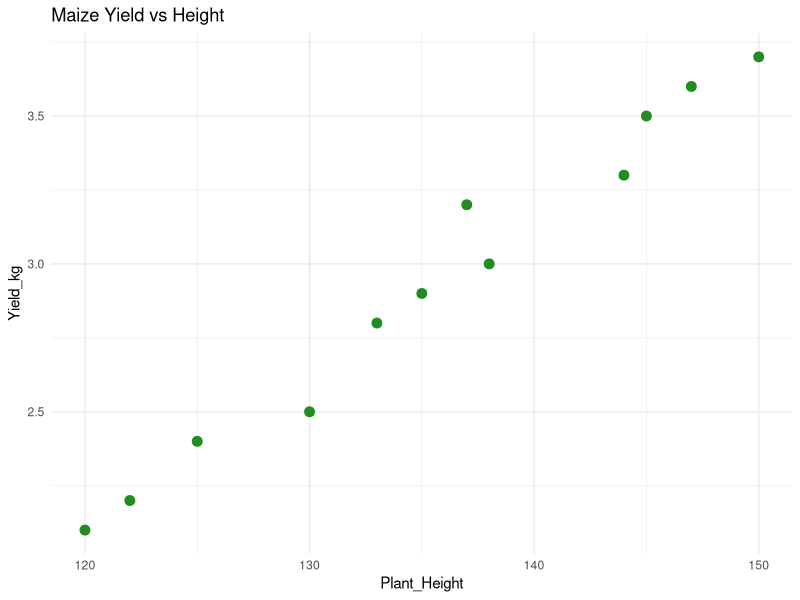
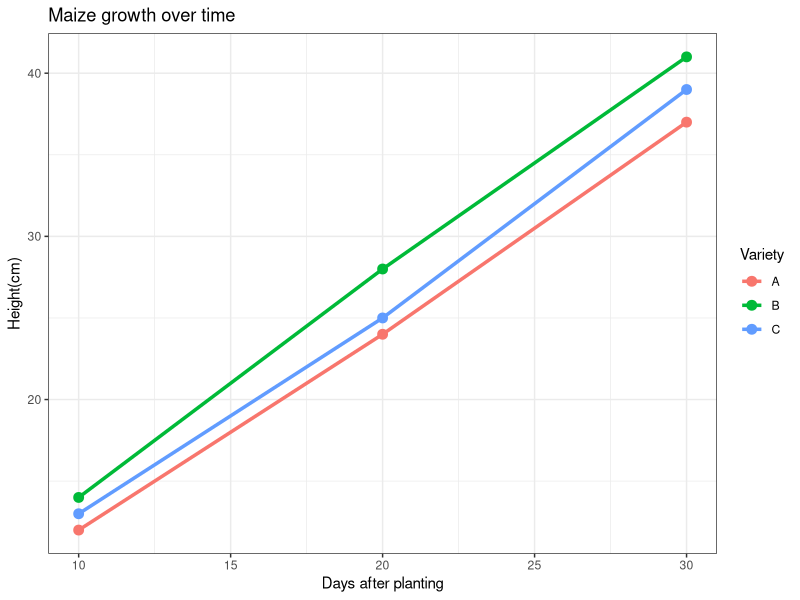
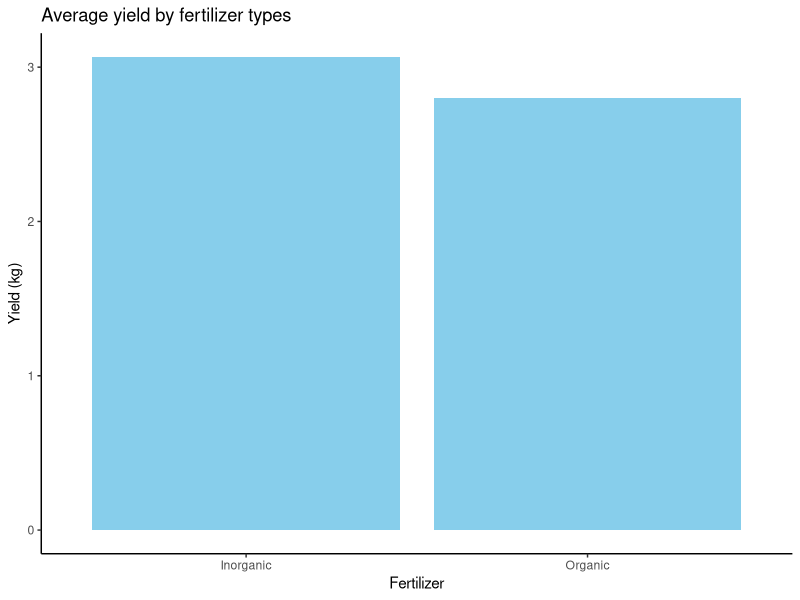
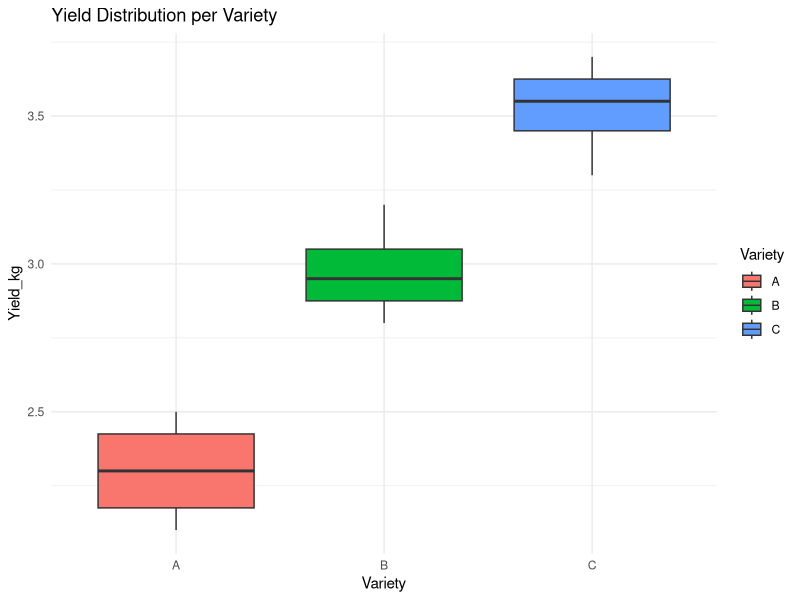
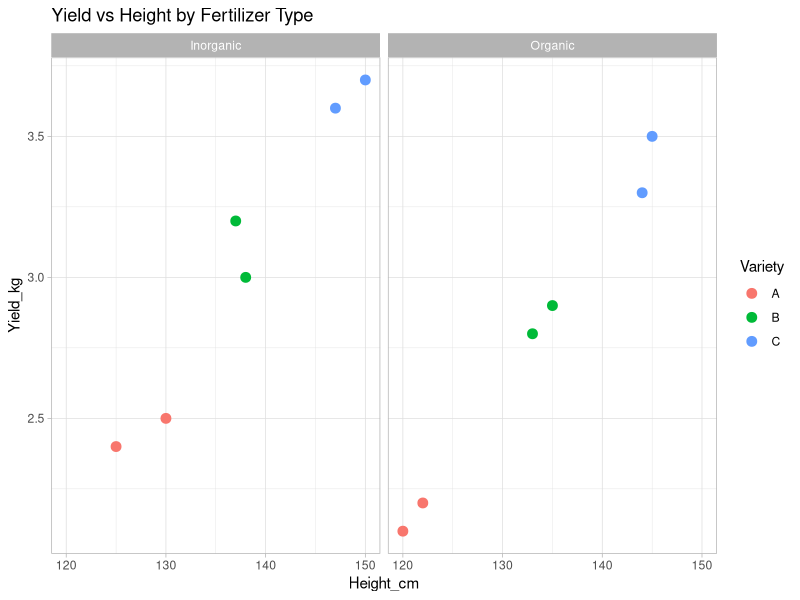
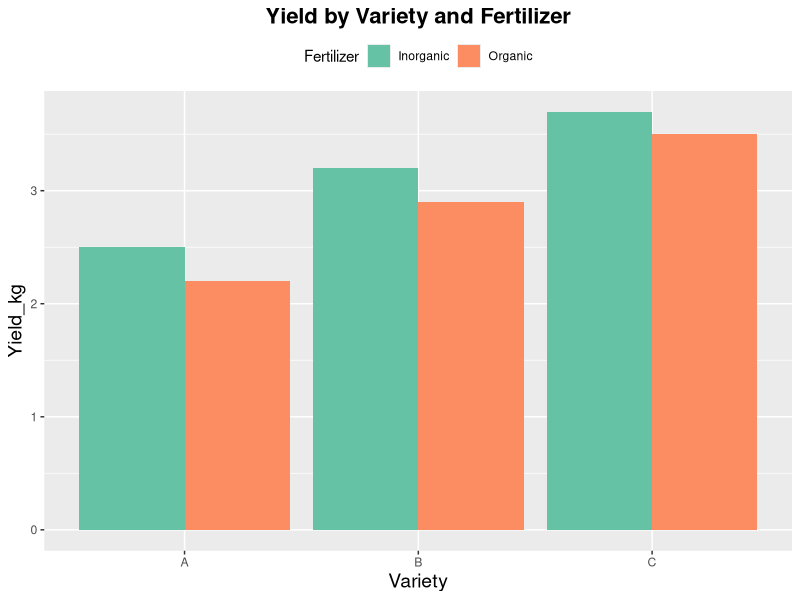

Generate these figures, in order, with R:
### Data visualization in Agriculture with ggplot2 ###
# Need to learn
# Grammar of graphics
# Create visualizations : scatter, bar, boxplots, line, histogram
# Customize plots: titles, schemes, colors, labels
# Facet plots for comparisons (e.g. between treatments/varieties)
# Use plots to visualize agri metrics: growth, yield, pests and rainfall
# Build publication ready plot.spec.coherency(



library(tidyverse)
maize_data <- tibble(
  Plot_ID = 1:12,
  Variety = rep(c('A', 'B', 'C'), each = 4),
  Fertilizer = rep(c('Organic', 'Inorganic'), times = 6),
  Yield_kg = c(2.1, 2.4, 2.2, 2.5, 2.9, 3.0, 2.8, 3.2, 3.5, 3.6, 3.3, 3.7),
  Height_cm = c(120, 125, 122, 130, 135, 138, 133, 137, 145, 147, 144, 150)
)

# scatter plot
ggplot(maize_data, aes(x=Height_cm, y=Yield_kg))+
  geom_point(size = 3, color = 'forestgreen')+
  labs(title = 'Maize Yield vs Height', x = 'Plant_Height', y= 'Yield_kg')+
  theme_minimal()

# Line plot: growth over time
growth_data <- tibble(
  Day = rep(c(10,20,30), times=3),
  Variety = rep(c('A', 'B', 'C'), each = 3),
  Height_cm = c(12, 24, 37, 14, 28, 41, 13, 25, 39)
)

ggplot(growth_data, aes(x = Day, y = Height_cm, color = Variety))+
  geom_line(size = 1.2)+
  geom_point(size = 3)+
  labs(title = 'Maize growth over time', x = 'Days after planting', y = 'Height(cm)')+
  theme_bw()


# Bar plot: Yield by fertilizer type
ggplot(maize_data, aes(x = Fertilizer, y = Yield_kg))+
  geom_bar(stat = 'summary', fun = 'mean', fill = 'skyblue')+
  labs(title = 'Average yield by fertilizer types', y = 'Yield (kg)')+
  theme_classic()


# Boxplot: Distribution of Yield per variety
ggplot(maize_data, aes(x = Variety, y = Yield_kg, fill = Variety))+
  geom_boxplot()+
  labs(title = 'Yield Distribution per Variety')+
  theme_minimal()


# Faceted plot: Yield vs Height by fertilizer
ggplot(maize_data, aes(x = Height_cm, y = Yield_kg))+
  geom_point(aes(color = Variety), size = 3)+
  facet_wrap(~Fertilizer)+
  labs(title = 'Yield vs Height by Fertilizer Type')+
  theme_light()


# Customizing themes and colors
ggplot(maize_data, aes(x = Variety, y = Yield_kg, fill = Fertilizer))+
  geom_col(position = 'dodge')+
  labs(title = 'Yield by Variety and Fertilizer')+
  theme(
    plot.title = element_text(size = 16, face = 'bold', hjust = 0.5),
    axis.title = element_text(size = 14),
    legend.position = 'top'
  )+
  scale_fill_brewer(palette = 'Set2')







# MINI PROJECT
# Create a dataset that includes Rice varieties, Fertilizer organic and inorganic, 
# Days after planting and yield(kg), plant height, number of tillers
# And do:
#   Line plot: height over time
# box plot: yield per variety
# bar plot: average tiller count by fertilizer
# scatter: height vs Yield
